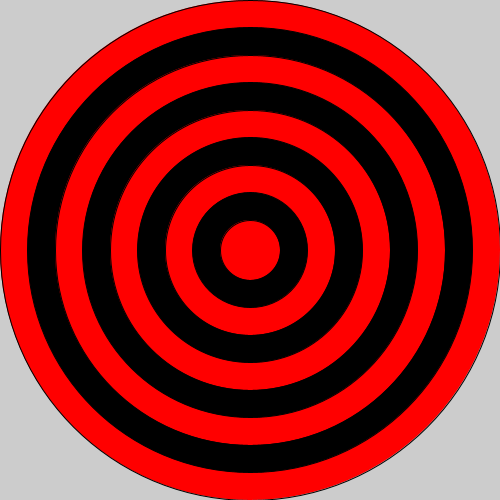
Frame 1 (no input)
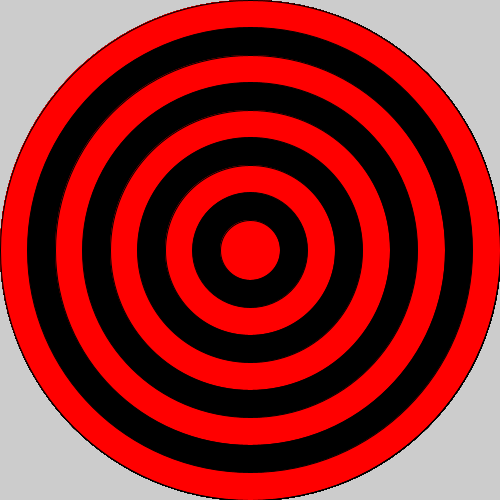
Frame 60 (the mouse pressed at the canvas centre just before this capture)
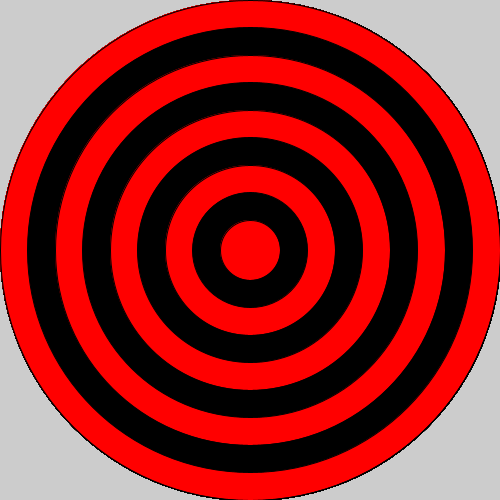
Frame 120 (the mouse held since frame 60 and released just before this capture)

The Processing sketch that drew these frames (run headless with seeded random() and noise(); from frame 60 on, the mouse is pressed at the canvas centre):

// Processing sketch: bullseye
// ── bullseye.pde
void setup() {
  // set the size of your sketch
  size(500, 500);
}
void draw() {
  int w = 500;
  int h = 500;
  //Starting with the largest ellipse, use a for loop to draw a bullseye with ellipses.
  for (int i=0; i<9; i++) {
    fill(0, 0, 0);
    if (i % 2 == 0) { 
      fill(255, 0, 0);
    }
    ellipse(250, 250, w, h);
    w = w - 55;
    h = h - 55;
  }
  //Use an if statement and remainder to alternate the color of your rings.
}
